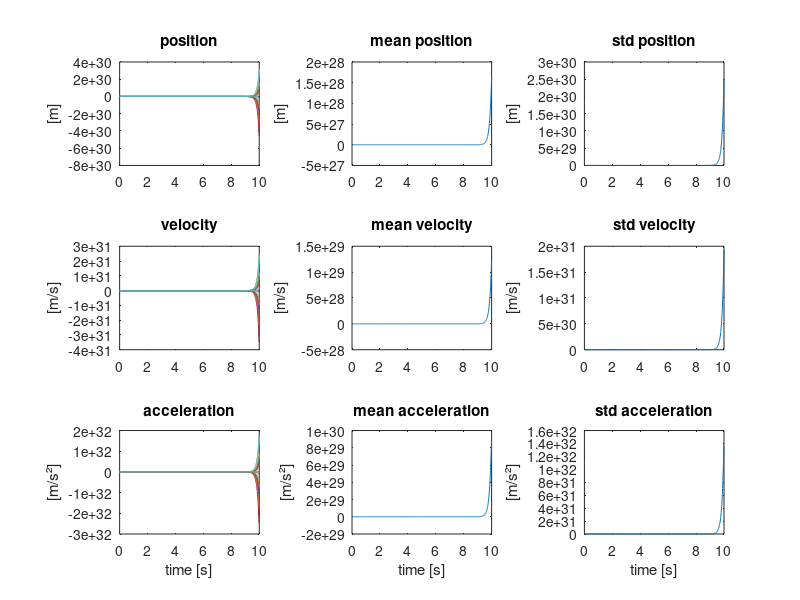

Here is the MATLAB script that generated this plot:
clear all; close all; clc;

% 1D pointmass (mass = m) perturbed by a random (Gaussian) force (F)
% dx/dt = xdot
% dxdot/dt = F/m

% We approximate the evolution of the full stochastic system over 3s by performing
% Monte Carlo simulations (nr_sim simulations). We use a simple forward Euler
% integration scheme with a timestep of 10ms.
T = 10; dt = 0.01; N = ceil(T/dt); t = 0:dt:T;
m = 1; nr_sim = 10000; plotted_index = ceil(nr_sim/20);
x_sim = NaN(nr_sim,N+1); x_sim(:,1) = 0;
xdot_sim = NaN(nr_sim,N+1); xdot_sim(:,1) = 0;
acc_i = NaN(nr_sim,N); 
F_var_spectral = 1; % 1 N².t
K = 10;
D = 2*sqrt(abs(K));
% Perturbation force drawn from a random distribution. Discretized form the
% (continuous) spectral density.
F = sqrt(F_var_spectral/dt)*randn(nr_sim,N);
for i = 1:N
    x_sim(:,i+1) = x_sim(:,i) + xdot_sim(:,i)*dt;
    acc_i(:,i) = (F(:,i)+K*x_sim(:,i)+D*xdot_sim(:,i))/m;
    xdot_sim(:,i+1) = xdot_sim(:,i) + (acc_i(:,i))*dt;
end


figure()
subplot(3,3,1)
plot(t,x_sim(1:plotted_index:end,:)');
ylabel('[m]');
title('position');
subplot(3,3,2)
plot(t,mean(x_sim));
ylabel('[m]');
title('mean position');
subplot(3,3,3)
plot(t,std(x_sim));
ylabel('[m]');
title('std position');
subplot(3,3,4)
plot(t,xdot_sim(1:plotted_index:end,:)');
ylabel('[m/s]');
title('velocity');
subplot(3,3,5)
plot(t,mean(xdot_sim));
ylabel('[m/s]');
title('mean velocity');
subplot(3,3,6)
plot(t,std(xdot_sim));
ylabel('[m/s]');
title('std velocity');
subplot(3,3,7)
plot(t(1:end-1),acc_i(1:plotted_index:end,:)');
ylabel('[m/s²]');
xlabel('time [s]')
title('acceleration');
subplot(3,3,8)
plot(t(1:end-1),mean(acc_i));
ylabel('[m/s²]');
xlabel('time [s]')
title('mean acceleration');
subplot(3,3,9)
plot(t(1:end-1),std(acc_i));
ylabel('[m/s²]');
xlabel('time [s]')
title('std acceleration');

